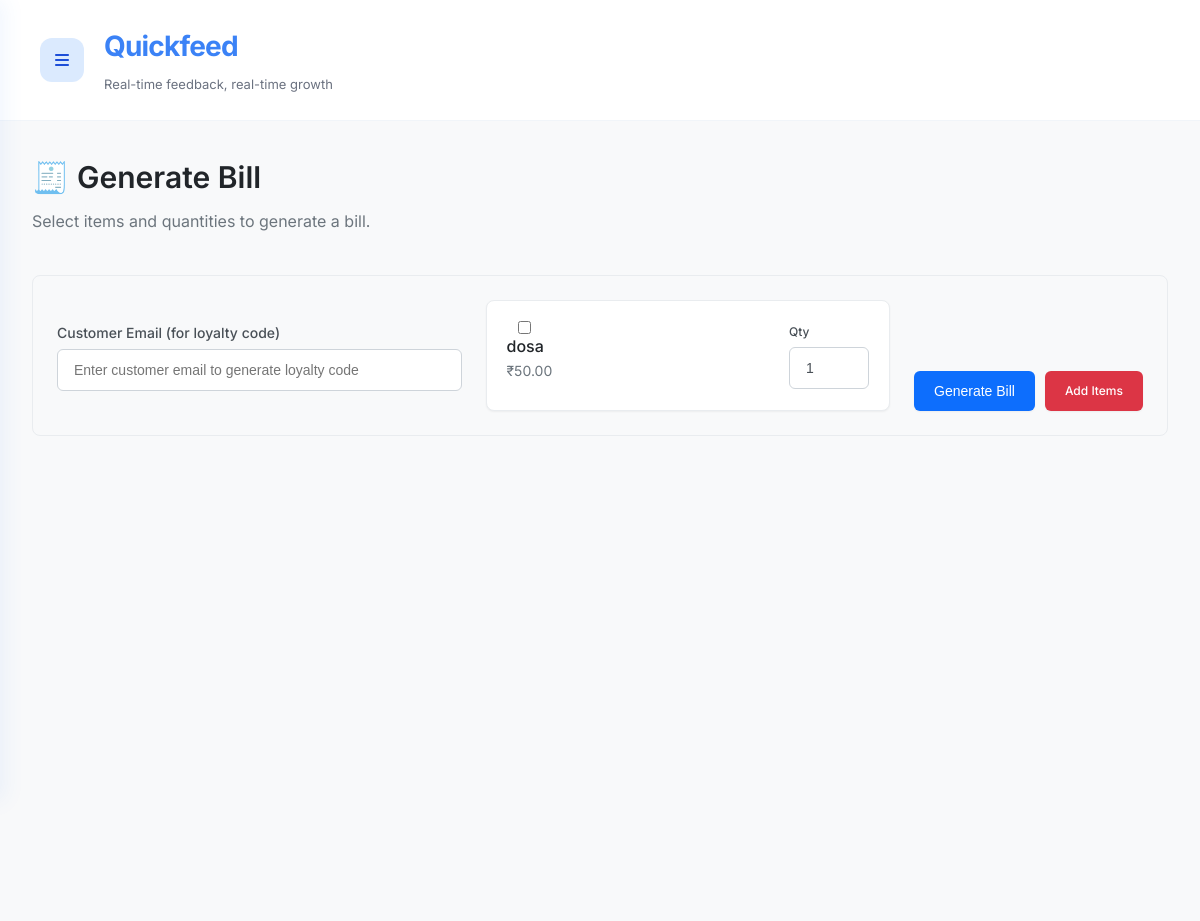
Screenshot of /dashboard/generate-bill (signed in) with the database file from the repository.
### web/models.py (models this page shows)
class Item(db.Model):
    __tablename__ = 'items'
    id = db.Column(db.Integer, primary_key=True)
    shopkeeper_id = db.Column(db.Integer, db.ForeignKey('shopkeepers.id'), nullable=False)
    name = db.Column(db.String(100), nullable=False)
    price = db.Column(db.Float, nullable=False)
    shopkeeper = db.relationship('Shopkeeper', backref=db.backref('items', lazy=True))

### web/routes.py (the view, shortened to what this page needs)
    def decorated_function(*args, **kwargs):
        try:
            if not current_user.is_authenticated:
                flash('Please log in to access this page.', 'warning')
                return redirect(url_for('auth.login'))
            shopkeeper = Shopkeeper.query.get(current_user.id)
            session['shopkeeper_id'] = shopkeeper.id
            session['shopkeeper_username'] = shopkeeper.username
            session['is_shopkeeper'] = True
            return f(*args, **kwargs)
        except Exception as e:
            print(f"Error in require_shopkeeper decorator: {e}")
            flash('An error occurred while verifying your account.', 'danger')
            return redirect(url_for('auth.login'))

### web/routes.py (called while the page is built, shortened)
def require_shopkeeper(f):
    def decorated_function(*args, **kwargs):
        try:
            if not current_user.is_authenticated:
                flash('Please log in to access this page.', 'warning')
                return redirect(url_for('auth.login'))
            shopkeeper = Shopkeeper.query.get(current_user.id)
            session['shopkeeper_id'] = shopkeeper.id
            session['shopkeeper_username'] = shopkeeper.username
            session['is_shopkeeper'] = True
            return f(*args, **kwargs)
        except Exception as e:
            print(f"Error in require_shopkeeper decorator: {e}")
            flash('An error occurred while verifying your account.', 'danger')
            return redirect(url_for('auth.login'))
    decorated_function.__name__ = f.__name__
    return decorated_function

@main.route('/dashboard/generate-bill', methods=['GET', 'POST'])
@login_required
@require_shopkeeper
def generate_bill():
    items = Item.query.filter_by(shopkeeper_id=current_user.id).all()
    if request.method == 'GET':
        return render_template('generate_bill.html', items=items)

### web/templates/generate_bill.html (shortened to what this page needs)
{% extends "base.html" %}
{% block content %}
<div class="main-content">
    <header class="header">
        <div class="header-left">
            <div class="menu-toggle" onclick="toggleSidebar()">
                <i class="fas fa-bars"></i>
            </div>
            <div class="brand-logo">
                <h1>Quickfeed</h1>
                <span class="brand-tagline">Real-time feedback, real-time growth</span>
            </div>
        </div>
    </header>
    <div class="setup-container">
        <h1 class="setup-title">🧾 Generate Bill</h1>
        <p class="setup-subtitle">Select items and quantities to generate a bill.</p>
        <form id="billForm" class="item-form">
            <div class="form-group" style="margin-bottom: 20px;">
                <label for="customer_email" style="display: block; margin-bottom: 5px;">Customer Email (for loyalty
                    code)</label>
                <input type="email" name="customer_email" id="customer_email" class="form-control"
                    placeholder="Enter customer email to generate loyalty code">
            </div>
            <div class="item-list">
                {% if items %}
                {% for item in items %}
                <div class="item-card">
                    <div class="item-info">
                        <div class="form-group" style="margin-bottom: 0; display: flex; align-items: center;">
                            <input type="checkbox" class="form-check-input me-2" id="item_{{ item.id }}"
                                name="item_{{ item.id }}" onchange="toggleQty({{ item.id }})"
                                style="margin-right: 10px;">
                            <label class="form-check-label item-label" for="item_{{ item.id }}"
                                style="margin-right: auto;">
                                <div class="item-name">{{ item.name }}</div>
                                <div class="item-price">₹{{ '%.2f'|format(item.price) }}</div>
                            </label>
                        </div>
                    </div>
                    <div class="form-group" style="margin-bottom: 0;">
                        <label for="qty_{{ item.id }}" style="font-size: 12px; margin-bottom: 5px;">Qty</label>
                        <input type="number" name="qty_{{ item.id }}" id="qty_{{ item.id }}"
                            class="form-control qty-input" min="1" value="1" disabled style="width: 80px;">
                    </div>
                </div>
                {% endfor %}
                {% endif %}
            </div>
            {% if items %}
            <div style="margin-top: 20px; display: flex; gap: 10px;">
                <button type="submit" class="btn-add" id="generateBillBtn">Generate Bill</button>
                <a href="{{ url_for('main.item_setup') }}" class="btn-delete"
                    style="text-decoration: none; display: inline-block; text-align: center; padding: 10px 20px;">Add
                    Items</a>
            </div>
            {% endif %}
        </form>
    </div>
</div>
{% endblock %}

### web/static/style.css (style rules this page uses)
* { margin: 0; padding: 0; box-sizing: border-box; }
body { font-family: 'Inter', sans-serif; background: #f9f7f6; color: #111; }

### web/static/auth.css (style rules this page uses)
.form-group { margin-bottom: 1.5rem; }
.form-group label { display: block; margin-bottom: 0.5rem; font-weight: 500; color: #2d3748; font-size: 0.9rem; }

### web/static/setup.css (style rules this page uses)
.setup-container { width: 100%; min-height: 100vh; margin: 0; padding: 2rem; background: #f8f9fa; position: relative; }
.setup-title { font-size: 1.875rem; font-weight: 600; margin-bottom: 0.5rem; color: #212529; text-align: left; }
.setup-subtitle { font-size: 1rem; color: #6c757d; margin-bottom: 2.5rem; text-align: left; font-weight: 400; }
.item-form { display: grid; grid-template-columns: 1fr 1fr auto; gap: 1.5rem; margin-bottom: 2.5rem; align-items: end; padding: 1.5rem; background: #f8f9fa; border-radius: 8px; border: 1px solid #e9ecef; }
.form-group { display: flex; flex-direction: column; }
.form-group label { font-size: 0.875rem; font-weight: 500; margin-bottom: 0.5rem; color: #495057; }
.form-group input { padding: 0.75rem 1rem; border-radius: 6px; border: 1px solid #ced4da; font-size: 0.875rem; transition: all 0.2s ease; background: white; color: #495057; }
.btn-add { background: #0d6efd; color: white; border: none; padding: 0.75rem 1.25rem; border-radius: 6px; font-weight: 500; cursor: pointer; transition: all 0.2s ease; font-size: 0.875rem; box-shadow: 0 1px 2px rgba(0, 0, 0, 0.05); }
.item-list { display: flex; flex-direction: column; gap: 1rem; }
.item-card { display: flex; justify-content: space-between; align-items: center; background: white; padding: 1.25rem; border-radius: 8px; border: 1px solid #e9ecef; box-shadow: 0 1px 2px rgba(0, 0, 0, 0.05); transition: all 0.2s ease; }
.item-info { display: flex; flex-direction: column; gap: 0.25rem; }
.item-name { font-weight: 500; font-size: 1rem; color: #212529; }
.item-price { color: #6c757d; font-size: 0.875rem; font-weight: 400; }
.item-price::before { color: #0d6efd; font-weight: 500; }
.btn-delete { background: #dc3545; color: white; border: none; padding: 0.5rem 0.875rem; border-radius: 6px; cursor: pointer; transition: all 0.2s ease; font-weight: 500; font-size: 0.75rem; box-shadow: 0 1px 2px rgba(0, 0, 0, 0.05); }

### web/static/dashboard.css (style rules this page uses)
* { margin: 0; padding: 0; box-sizing: border-box; }
body { font-family: 'Inter', -apple-system, BlinkMacSystemFont, 'Segoe UI', sans-serif; background-color: #ffffff; color: #1a1a1a; line-height: 1.6; font-weight: 400; }
.main-content { background: #FAF9F6; min-height: 100vh; }
.header { display: flex; justify-content: space-between; align-items: center; padding: 24px 40px; background: white; border-bottom: 1px solid #f1f5f9; position: sticky; top: 0; z-index: 100; }
.header-left { display: flex; align-items: center; gap: 20px; }
.menu-toggle { width: 44px; height: 44px; background: #dbeafe; border-radius: 12px; display: flex; align-items: center; justify-content: center; color: #1d4ed8; cursor: pointer; transition: all 0.2s ease; font-size: 16px; }
.brand-logo h1 { font-size: 28px; font-weight: 700; color: #3b82f6; letter-spacing: -0.8px; margin-bottom: 2px; }
.brand-tagline { font-size: 13px; color: #6b7280; font-weight: 400; }

### rows the page displays
Item: name "dosa", price "50.00", id "1"
